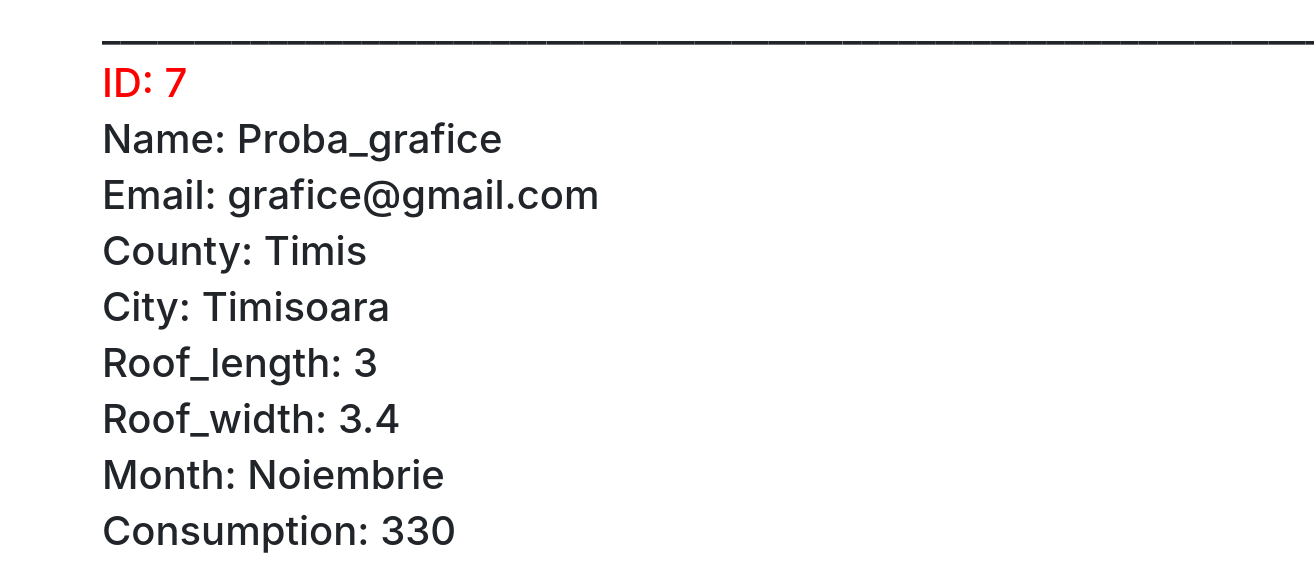
The page /database (lower part) on the database as committed earlier.
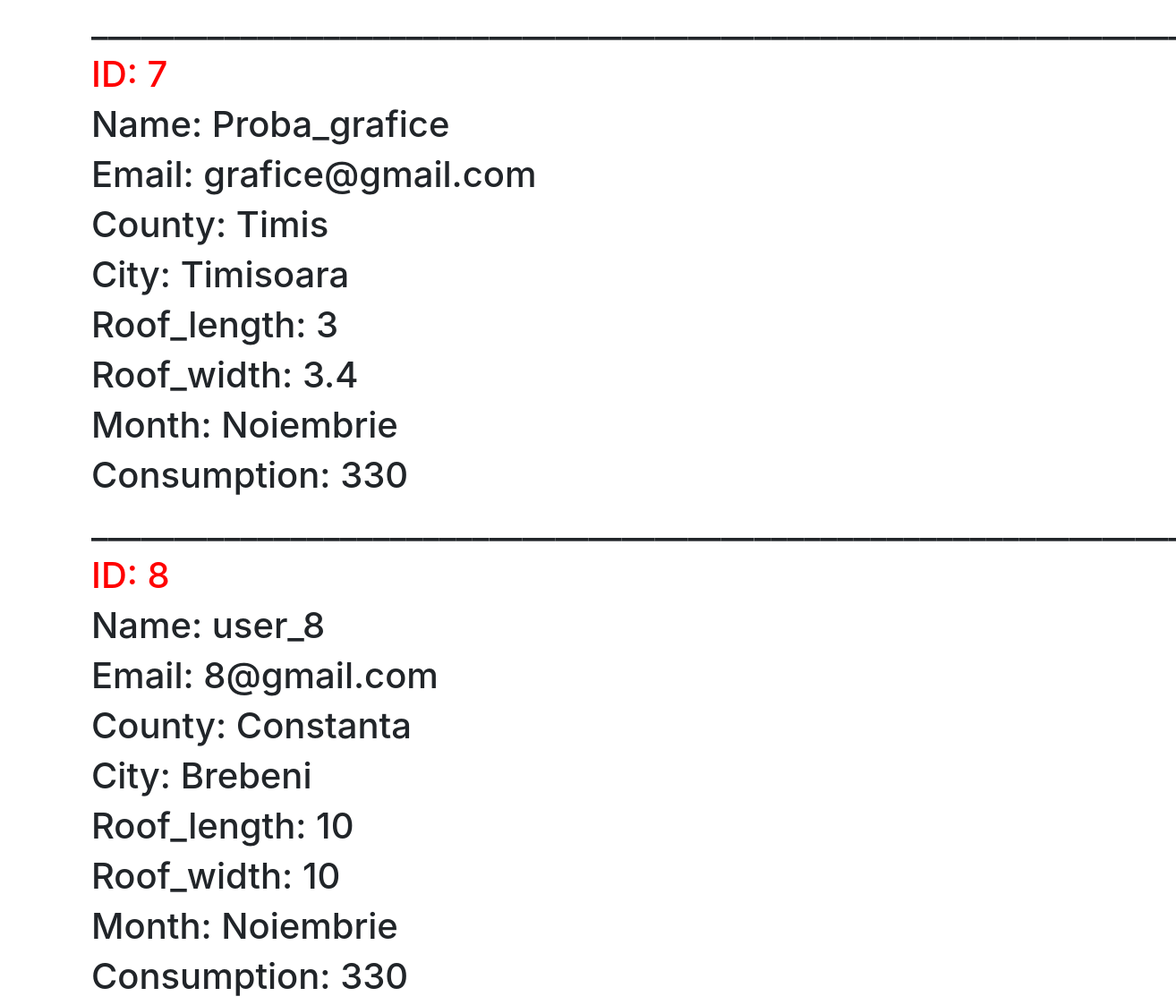
The same page on the database as committed later.
### website/models.py (models this page shows)
class User(db.Model, UserMixin):
    id = db.Column(db.Integer, primary_key=True)
    name = db.Column(db.String(150))
    email = db.Column(db.String(150), unique=True)
    password = db.Column(db.String(150))
    county = db.Column(db.String(150))
    city = db.Column(db.String(150))
    roof_length = db.Column(db.Float)
    roof_width = db.Column(db.Float)
    month = db.Column(db.String(150))
    consumption = db.Column(db.Integer)

### website/views.py (the view)
@views.route('/database')
def database():
    return render_template('database.html', user=current_user, table_user=User.query.all())

### website/templates/database.html (shortened to what this page needs)
{% extends "base.html" %}
{% block content %}
<br>
<br>
<br>
<br>
<br>
{% for user in table_user %}
<h1>____________________________________________________________________</h1>
<h1 style="color: red;"> ID: {{user.id}} </h1>
<h1>Name: {{user.name}}</h1>
<h1>Email: {{user.email}}</h1>
<h1>County: {{user.county}}</h1>
<h1>City: {{user.city}}</h1>
<h1>Roof_length: {{user.roof_length}}</h1>
<h1>Roof_width: {{user.roof_width}}</h1>
<h1>Month: {{user.month}}</h1>
<h1>Consumption: {{user.consumption}}</h1>
{% endfor %}
{% endblock %}

### website/templates/base.html (shortened to what this page needs)
<!DOCTYPE html>
<html lang="en">
    <head>
        <link
          rel="stylesheet"
          href="https://stackpath.bootstrapcdn.com/bootstrap/4.4.1/css/bootstrap.min.css"
        />
        <link
          rel="stylesheet"
          href="https://stackpath.bootstrapcdn.com/font-awesome/4.7.0/css/font-awesome.min.css"
        />
      </head>
<body>
  <div class="container">
    {%block content%}
    {% endblock %}
  </div>
</body>
</html>

Rows that differ between the two databases and show on the page:
added User: id "8", name "user_8", email "8@gmail.com", county "Constanta", city "Brebeni", roof_length "10", roof_width "10", month "Noiembrie", consumption "330"
